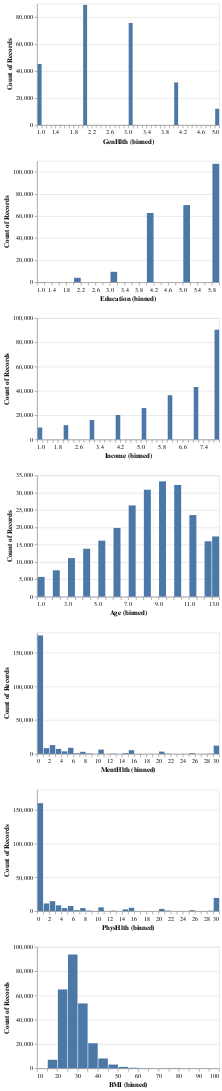

This figure's notebook cell:
### Code cell
#TRIED THIS OUR BY IT CRASHES PYTHON

# splom = (
#     alt.Chart(dat)
#     .mark_point(opacity=0.3, size=10)
#     .encode(
#         x=alt.X(alt.repeat("row")).type("quantitative"),
#         y=alt.Y(alt.repeat("column")).type("quantitative"),
#     )
#     .properties(width=100, height=150)
#     .repeat(
#         column=["GenHlth", "Education", "Income", "Age", "MentHlth", "PhysHlth", "BMI"],
#         row=["GenHlth", "Education", "Income", "Age", "MentHlth", "PhysHlth", "BMI"],
#     )
# )

# each has their own scale
numeric_cols_hists = (
    alt.Chart(dat)
    .mark_bar()
    .encode(
        x=alt.X(alt.repeat("row")).type("quantitative").bin(maxbins=40), y="count()"
    )
    .properties(width=300, height=200)
    .repeat(
        row=["GenHlth", "Education", "Income", "Age", "MentHlth", "PhysHlth", "BMI"]
    )
)

numeric_cols_hists

### Figure 1 — Vega specification as saved in the notebook (floating-point values rounded to 4 significant figures)
{"$schema": "https://vega.github.io/schema/vega/v6.json", "data": [{"name": "source_0"}, {"name": "data_0", "values": [{"__count": 8099, "bin_maxbins_40_BMI": 40.0, "bin_maxbins_40_BMI_end": 45.0}, {"__count": 93749, "bin_maxbins_40_BMI": 25.0, "bin_maxbins_40_BMI_end": 30.0}, {"__count": 64985, "bin_maxbins_40_BMI": 20.0, "bin_maxbins_40_BMI_end": 25.0}, {"__count": 53451, "bin_maxbins_40_BMI": 30.0, "bin_maxbins_40_BMI_end": 35.0}, {"__count": 20663, "bin_maxbins_40_BMI": 35.0, "bin_maxbins_40_BMI_end": 40.0}, {"__count": 3091, "bin_maxbins_40_BMI": 45.0, "bin_maxbins_40_BMI_end": 50.0}, {"__count": 7027, "bin_maxbins_40_BMI": 15.0, "bin_maxbins_40_BMI_end": 20.0}, {"__count": 489, "bin_maxbins_40_BMI": 55.0, "bin_maxbins_40_BMI_end": 60.0}, {"__count": 1190, "bin_maxbins_40_BMI": 50.0, "bin_maxbins_40_BMI_end": 55.0}, {"__count": 68, "bin_maxbins_40_BMI": 10.0, "bin_maxbins_40_BMI_end": 15.0}, {"__count": 199, "bin_maxbins_40_BMI": 60.0, "bin_maxbins_40_BMI_end": 65.0}, {"__count": 141, "bin_maxbins_40_BMI": 70.0, "bin_maxbins_40_BMI_end": 75.0}, {"__count": 70, "bin_maxbins_40_BMI": 65.0, "bin_maxbins_40_BMI_end": 70.0}, {"__count": 93, "bin_maxbins_40_BMI": 85.0, "bin_maxbins_40_BMI_end": 90.0}, {"__count": 134, "bin_maxbins_40_BMI": 80.0, "bin_maxbins_40_BMI_end": 85.0}, {"__count": 177, "bin_maxbins_40_BMI": 75.0, "bin_maxbins_40_BMI_end": 80.0}, {"__count": 34, "bin_maxbins_40_BMI": 90.0, "bin_maxbins_40_BMI_end": 95.0}, {"__count": 20, "bin_maxbins_40_BMI": 95.0, "bin_maxbins_40_BMI_end": 100.0}]}, {"name": "data_1", "values": [{"__count": 12081, "bin_maxbins_40_GenHlth": 4.9, "bin_maxbins_40_GenHlth_end": 5.0}, {"__count": 75646, "bin_maxbins_40_GenHlth": 3.0, "bin_maxbins_40_GenHlth_end": 3.1}, {"__count": 89084, "bin_maxbins_40_GenHlth": 2.0, "bin_maxbins_40_GenHlth_end": 2.1}, {"__count": 31570, "bin_maxbins_40_GenHlth": 4.0, "bin_maxbins_40_GenHlth_end": 4.1}, {"__count": 45299, "bin_maxbins_40_GenHlth": 1.0, "bin_maxbins_40_GenHlth_end": 1.1}]}, {"name": "data_2", "values": [{"__count": 62750, "bin_maxbins_40_Education": 4.0, "bin_maxbins_40_Education_end": 4.2}, {"__count": 107325, "bin_maxbins_40_Education": 5.8, "bin_maxbins_40_Education_end": 6.0}, {"__count": 9478, "bin_maxbins_40_Education": 3.0, "bin_maxbins_40_Education_end": 3.2}, {"__count": 69910, "bin_maxbins_40_Education": 5.0, "bin_maxbins_40_Education_end": 5.2}, {"__count": 4043, "bin_maxbins_40_Education": 2.0, "bin_maxbins_40_Education_end": 2.2}, {"__count": 174, "bin_maxbins_40_Education": 1.0, "bin_maxbins_40_Education_end": 1.2}]}, {"name": "data_3", "values": [{"__count": 15994, "bin_maxbins_40_Income": 3.0, "bin_maxbins_40_Income_end": 3.2}, {"__count": 9811, "bin_maxbins_40_Income": 1.0, "bin_maxbins_40_Income_end": 1.2}, {"__count": 90385, "bin_maxbins_40_Income": 7.8, "bin_maxbins_40_Income_end": 8.0}, {"__count": 36470, "bin_maxbins_40_Income": 6.0, "bin_maxbins_40_Income_end": 6.2}, {"__count": 20135, "bin_maxbins_40_Income": 4.0, "bin_maxbins_40_Income_end": 4.2}, {"__count": 43219, "bin_maxbins_40_Income": 7.0, "bin_maxbins_40_Income_end": 7.2}, {"__count": 11783, "bin_maxbins_40_Income": 2.0, "bin_maxbins_40_Income_end": 2.2}, {"__count": 25883, "bin_maxbins_40_Income": 5.0, "bin_maxbins_40_Income_end": 5.2}]}, {"name": "data_4", "values": [{"__count": 33244, "bin_maxbins_40_Age": 9.0, "bin_maxbins_40_Age_end": 9.5}, {"__count": 26314, "bin_maxbins_40_Age": 7.0, "bin_maxbins_40_Age_end": 7.5}, {"__count": 23533, "bin_maxbins_40_Age": 11.0, "bin_maxbins_40_Age_end": 11.5}, {"__count": 32194, "bin_maxbins_40_Age": 10.0, "bin_maxbins_40_Age_end": 10.5}, {"__count": 30832, "bin_maxbins_40_Age": 8.0, "bin_maxbins_40_Age_end": 8.5}, {"__count": 17363, "bin_maxbins_40_Age": 12.5, "bin_maxbins_40_Age_end": 13.0}, {"__count": 13823, "bin_maxbins_40_Age": 4.0, "bin_maxbins_40_Age_end": 4.5}, {"__count": 19819, "bin_maxbins_40_Age": 6.0, "bin_maxbins_40_Age_end": 6.5}, {"__count": 7598, "bin_maxbins_40_Age": 2.0, "bin_maxbins_40_Age_end": 2.5}, {"__count": 15980, "bin_maxbins_40_Age": 12.0, "bin_maxbins_40_Age_end": 12.5}, {"__count": 16157, "bin_maxbins_40_Age": 5.0, "bin_maxbins_40_Age_end": 5.5}, {"__count": 5700, "bin_maxbins_40_Age": 1.0, "bin_maxbins_40_Age_end": 1.5}, {"__count": 11123, "bin_maxbins_40_Age": 3.0, "bin_maxbins_40_Age_end": 3.5}]}, {"name": "data_5", "values": [{"__count": 97, "bin_maxbins_40_MentHlth": 18.0, "bin_maxbins_40_MentHlth_end": 19.0}, {"__count": 175680, "bin_maxbins_40_MentHlth": 0.0, "bin_maxbins_40_MentHlth_end": 1.0}, {"__count": 12246, "bin_maxbins_40_MentHlth": 29.0, "bin_maxbins_40_MentHlth_end": 30.0}, {"__count": 7381, "bin_maxbins_40_MentHlth": 3.0, "bin_maxbins_40_MentHlth_end": 4.0}, {"__count": 9030, "bin_maxbins_40_MentHlth": 5.0, "bin_maxbins_40_MentHlth_end": 6.0}, {"__count": 5505, "bin_maxbins_40_MentHlth": 15.0, "bin_maxbins_40_MentHlth_end": 16.0}, {"__count": 6373, "bin_maxbins_40_MentHlth": 10.0, "bin_maxbins_40_MentHlth_end": 11.0}, {"__count": 988, "bin_maxbins_40_MentHlth": 6.0, "bin_maxbins_40_MentHlth_end": 7.0}, {"__count": 3364, "bin_maxbins_40_MentHlth": 20.0, "bin_maxbins_40_MentHlth_end": 21.0}, {"__count": 13054, "bin_maxbins_40_MentHlth": 2.0, "bin_maxbins_40_MentHlth_end": 3.0}, {"__count": 1188, "bin_maxbins_40_MentHlth": 25.0, "bin_maxbins_40_MentHlth_end": 26.0}, {"__count": 8538, "bin_maxbins_40_MentHlth": 1.0, "bin_maxbins_40_MentHlth_end": 2.0}, {"__count": 3789, "bin_maxbins_40_MentHlth": 4.0, "bin_maxbins_40_MentHlth_end": 5.0}, {"__count": 3100, "bin_maxbins_40_MentHlth": 7.0, "bin_maxbins_40_MentHlth_end": 8.0}, {"__count": 639, "bin_maxbins_40_MentHlth": 8.0, "bin_maxbins_40_MentHlth_end": 9.0}, {"__count": 227, "bin_maxbins_40_MentHlth": 21.0, "bin_maxbins_40_MentHlth_end": 22.0}, {"__count": 1167, "bin_maxbins_40_MentHlth": 14.0, "bin_maxbins_40_MentHlth_end": 15.0}, {"__count": 45, "bin_maxbins_40_MentHlth": 26.0, "bin_maxbins_40_MentHlth_end": 27.0}, {"__count": 88, "bin_maxbins_40_MentHlth": 16.0, "bin_maxbins_40_MentHlth_end": 17.0}, {"__count": 327, "bin_maxbins_40_MentHlth": 28.0, "bin_maxbins_40_MentHlth_end": 29.0}, {"__count": 41, "bin_maxbins_40_MentHlth": 11.0, "bin_maxbins_40_MentHlth_end": 12.0}, {"__count": 398, "bin_maxbins_40_MentHlth": 12.0, "bin_maxbins_40_MentHlth_end": 13.0}, {"__count": 33, "bin_maxbins_40_MentHlth": 24.0, "bin_maxbins_40_MentHlth_end": 25.0}, {"__count": 54, "bin_maxbins_40_MentHlth": 17.0, "bin_maxbins_40_MentHlth_end": 18.0}, {"__count": 41, "bin_maxbins_40_MentHlth": 13.0, "bin_maxbins_40_MentHlth_end": 14.0}, {"__count": 79, "bin_maxbins_40_MentHlth": 27.0, "bin_maxbins_40_MentHlth_end": 28.0}, {"__count": 16, "bin_maxbins_40_MentHlth": 19.0, "bin_maxbins_40_MentHlth_end": 20.0}, {"__count": 63, "bin_maxbins_40_MentHlth": 22.0, "bin_maxbins_40_MentHlth_end": 23.0}, {"__count": 91, "bin_maxbins_40_MentHlth": 9.0, "bin_maxbins_40_MentHlth_end": 10.0}, {"__count": 38, "bin_maxbins_40_MentHlth": 23.0, "bin_maxbins_40_MentHlth_end": 24.0}]}, {"name": "data_6", "values": [{"__count": 4916, "bin_maxbins_40_PhysHlth": 15.0, "bin_maxbins_40_PhysHlth_end": 16.0}, {"__count": 160052, "bin_maxbins_40_PhysHlth": 0.0, "bin_maxbins_40_PhysHlth_end": 1.0}, {"__count": 19615, "bin_maxbins_40_PhysHlth": 29.0, "bin_maxbins_40_PhysHlth_end": 30.0}, {"__count": 14764, "bin_maxbins_40_PhysHlth": 2.0, "bin_maxbins_40_PhysHlth_end": 3.0}, {"__count": 2587, "bin_maxbins_40_PhysHlth": 14.0, "bin_maxbins_40_PhysHlth_end": 15.0}, {"__count": 522, "bin_maxbins_40_PhysHlth": 28.0, "bin_maxbins_40_PhysHlth_end": 29.0}, {"__count": 4538, "bin_maxbins_40_PhysHlth": 7.0, "bin_maxbins_40_PhysHlth_end": 8.0}, {"__count": 3273, "bin_maxbins_40_PhysHlth": 20.0, "bin_maxbins_40_PhysHlth_end": 21.0}, {"__count": 8495, "bin_maxbins_40_PhysHlth": 3.0, "bin_maxbins_40_PhysHlth_end": 4.0}, {"__count": 5595, "bin_maxbins_40_PhysHlth": 10.0, "bin_maxbins_40_PhysHlth_end": 11.0}, {"__count": 11388, "bin_maxbins_40_PhysHlth": 1.0, "bin_maxbins_40_PhysHlth_end": 2.0}, {"__count": 7622, "bin_maxbins_40_PhysHlth": 5.0, "bin_maxbins_40_PhysHlth_end": 6.0}, {"__count": 96, "bin_maxbins_40_PhysHlth": 17.0, "bin_maxbins_40_PhysHlth_end": 18.0}, {"__count": 4542, "bin_maxbins_40_PhysHlth": 4.0, "bin_maxbins_40_PhysHlth_end": 5.0}, {"__count": 22, "bin_maxbins_40_PhysHlth": 19.0, "bin_maxbins_40_PhysHlth_end": 20.0}, {"__count": 1330, "bin_maxbins_40_PhysHlth": 6.0, "bin_maxbins_40_PhysHlth_end": 7.0}, {"__count": 578, "bin_maxbins_40_PhysHlth": 12.0, "bin_maxbins_40_PhysHlth_end": 13.0}, {"__count": 1336, "bin_maxbins_40_PhysHlth": 25.0, "bin_maxbins_40_PhysHlth_end": 26.0}, {"__count": 99, "bin_maxbins_40_PhysHlth": 27.0, "bin_maxbins_40_PhysHlth_end": 28.0}, {"__count": 663, "bin_maxbins_40_PhysHlth": 21.0, "bin_maxbins_40_PhysHlth_end": 22.0}, {"__count": 70, "bin_maxbins_40_PhysHlth": 22.0, "bin_maxbins_40_PhysHlth_end": 23.0}, {"__count": 809, "bin_maxbins_40_PhysHlth": 8.0, "bin_maxbins_40_PhysHlth_end": 9.0}, {"__count": 72, "bin_maxbins_40_PhysHlth": 24.0, "bin_maxbins_40_PhysHlth_end": 25.0}, {"__count": 179, "bin_maxbins_40_PhysHlth": 9.0, "bin_maxbins_40_PhysHlth_end": 10.0}, {"__count": 112, "bin_maxbins_40_PhysHlth": 16.0, "bin_maxbins_40_PhysHlth_end": 17.0}, {"__count": 152, "bin_maxbins_40_PhysHlth": 18.0, "bin_maxbins_40_PhysHlth_end": 19.0}, {"__count": 56, "bin_maxbins_40_PhysHlth": 23.0, "bin_maxbins_40_PhysHlth_end": 24.0}, {"__count": 68, "bin_maxbins_40_PhysHlth": 13.0, "bin_maxbins_40_PhysHlth_end": 14.0}, {"__count": 69, "bin_maxbins_40_PhysHlth": 26.0, "bin_maxbins_40_PhysHlth_end": 27.0}, {"__count": 60, "bin_maxbins_40_PhysHlth": 11.0, "bin_maxbins_40_PhysHlth_end": 12.0}]}, {"name": "data_1_child__row_GenHlth_y_domain___count", "values": [{"min": 12081, "max": 89084}]}, {"name": "data_2_child__row_Education_y_domain___count", "values": [{"min": 174, "max": 107325}]}, {"name": "data_3_child__row_Income_y_domain___count", "values": [{"min": 9811, "max": 90385}]}, {"name": "data_4_child__row_Age_y_domain___count", "values": [{"min": 5700, "max": 33244}]}, {"name": "data_5_child__row_MentHlth_y_domain___count", "values": [{"min": 16, "max": 175680}]}, {"name": "data_6_child__row_PhysHlth_y_domain___count", "values": [{"min": 22, "max": 160052}]}, {"name": "data_0_child__row_BMI_y_domain___count", "values": [{"min": 20, "max": 93749}]}], "signals": [{"name": "child__row_Age_bin_maxbins_40_Age_bins", "value": {"fields": ["Age"], "fname": "bin_Age", "start": 1.0, "step": 0.5, "stop": 13.0}}, {"name": "child__row_GenHlth_bin_maxbins_40_GenHlth_bins", "value": {"fields": ["GenHlth"], "fname": "bin_GenHlth", "start": 1.0, "step": 0.1, "stop": 5.0}}, {"name": "child__row_Income_bin_maxbins_40_Income_bins", "value": {"fields": ["Income"], "fname": "bin_Income", "start": 1.0, "step": 0.2, "stop": 8.0}}, {"name": "child__row_PhysHlth_bin_maxbins_40_PhysHlth_bins", "value": {"fields": ["PhysHlth"], "fname": "bin_PhysHlth", "start": 0.0, "step": 1.0, "stop": 30.0}}, {"name": "child__row_MentHlth_bin_maxbins_40_MentHlth_bins", "value": {"fields": ["MentHlth"], "fname": "bin_MentHlth", "start": 0.0, "step": 1.0, "stop": 30.0}}, {"name": "child__row_Education_bin_maxbins_40_Education_bins", "value": {"fields": ["Education"], "fname": "bin_Education", "start": 1.0, "step": 0.2, "stop": 6.0}}, {"name": "child__row_BMI_bin_maxbins_40_BMI_bins", "value": {"fields": ["BMI"], "fname": "bin_BMI", "start": 10.0, "step": 5.0, "stop": 100.0}}, {"name": "childHeight", "value": 200}], "marks": [{"type": "group", "name": "child__row_GenHlth_group", "encode": {"update": {"width": {"signal": "width"}, "height": {"signal": "childHeight"}}}, "marks": [{"type": "rect", "name": "child__row_GenHlth_marks", "from": {"data": "data_1"}, "encode": {"update": {"y": {"field": "__count", "scale": "child__row_GenHlth_y"}, "x2": {"field": "bin_maxbins_40_GenHlth", "scale": "child__row_GenHlth_x", "offset": {"signal": "0.5 + (abs(scale(\"child__row_GenHlth_x\", datum[\"bin_maxbins_40_GenHlth_end\"]) - scale(\"child__row_GenHlth_x\", datum[\"bin_maxbins_40_GenHlth\"])) < 0.25 ? -0.5 * (0.25 - (abs(scale(\"child__row_GenHlth_x\", datum[\"bin_maxbins_40_GenHlth_end\"]) - scale(\"child__row_GenHlth_x\", datum[\"bin_maxbins_40_GenHlth\"])))) : 0.5)"}}, "x": {"field": "bin_maxbins_40_GenHlth_end", "scale": "child__row_GenHlth_x", "offset": {"signal": "0.5 + (abs(scale(\"child__row_GenHlth_x\", datum[\"bin_maxbins_40_GenHlth_end\"]) - scale(\"child__row_GenHlth_x\", datum[\"bin_maxbins_40_GenHlth\"])) < 0.25 ? 0.5 * (0.25 - (abs(scale(\"child__row_GenHlth_x\", datum[\"bin_maxbins_40_GenHlth_end\"]) - scale(\"child__row_GenHlth_x\", datum[\"bin_maxbins_40_GenHlth\"])))) : -0.5)"}}, "y2": {"value": 0, "scale": "child__row_GenHlth_y"}, "fill": {"value": "#4c78a8"}}}, "style": ["bar"]}], "axes": [{"scale": "child__row_GenHlth_y", "minExtent": 0, "aria": false, "tickCount": {"signal": "ceil(childHeight/40)"}, "domain": false, "maxExtent": 0, "zindex": 0, "orient": "left", "gridScale": "child__row_GenHlth_x", "grid": true, "labels": false, "ticks": false}, {"scale": "child__row_GenHlth_x", "orient": "bottom", "labelOverlap": true, "grid": false, "labelFlush": true, "zindex": 0, "tickCount": {"signal": "ceil(width/10)"}, "title": "GenHlth (binned)"}, {"scale": "child__row_GenHlth_y", "zindex": 0, "orient": "left", "labelOverlap": true, "tickCount": {"signal": "ceil(childHeight/40)"}, "grid": false, "title": "Count of Records"}], "style": "cell"}, {"type": "group", "name": "child__row_Education_group", "encode": {"update": {"width": {"signal": "width"}, "height": {"signal": "childHeight"}}}, "marks": [{"type": "rect", "name": "child__row_Education_marks", "from": {"data": "data_2"}, "encode": {"update": {"x2": {"field": "bin_maxbins_40_Education", "scale": "child__row_Education_x", "offset": {"signal": "0.5 + (abs(scale(\"child__row_Education_x\", datum[\"bin_maxbins_40_Education_end\"]) - scale(\"child__row_Education_x\", datum[\"bin_maxbins_40_Education\"])) < 0.25 ? -0.5 * (0.25 - (abs(scale(\"child__row_Education_x\", datum[\"bin_maxbins_40_Education_end\"]) - scale(\"child__row_Education_x\", datum[\"bin_maxbins_40_Education\"])))) : 0.5)"}}, "y": {"field": "__count", "scale": "child__row_Education_y"}, "fill": {"value": "#4c78a8"}, "x": {"field": "bin_maxbins_40_Education_end", "scale": "child__row_Education_x", "offset": {"signal": "0.5 + (abs(scale(\"child__row_Education_x\", datum[\"bin_maxbins_40_Education_end\"]) - scale(\"child__row_Education_x\", datum[\"bin_maxbins_40_Education\"])) < 0.25 ? 0.5 * (0.25 - (abs(scale(\"child__row_Education_x\", datum[\"bin_maxbins_40_Education_end\"]) - scale(\"child__row_Education_x\", datum[\"bin_maxbins_40_Education\"])))) : -0.5)"}}, "y2": {"value": 0, "scale": "child__row_Education_y"}}}, "style": ["bar"]}], "axes": [{"scale": "child__row_Education_y", "aria": false, "labels": false, "orient": "left", "ticks": false, "zindex": 0, "domain": false, "tickCount": {"signal": "ceil(childHeight/40)"}, "grid": true, "maxExtent": 0, "minExtent": 0, "gridScale": "child__row_Education_x"}, {"scale": "child__row_Education_x", "labelFlush": true, "labelOverlap": true, "tickCount": {"signal": "ceil(width/10)"}, "zindex": 0, "title": "Education (binned)", "grid": false, "orient": "bottom"}, {"scale": "child__row_Education_y", "tickCount": {"signal": "ceil(childHeight/40)"}, "grid": false, "title": "Count of Records", "zindex": 0, "labelOverlap": true, "orient": "left"}], "style": "cell"}, {"type": "group", "name": "child__row_Income_group", "encode": {"update": {"height": {"signal": "childHeight"}, "width": {"signal": "width"}}}, "marks": [{"type": "rect", "name": "child__row_Income_marks", "from": {"data": "data_3"}, "encode": {"update": {"y2": {"value": 0, "scale": "child__row_Income_y"}, "fill": {"value": "#4c78a8"}, "x": {"field": "bin_maxbins_40_Income_end", "scale": "child__row_Income_x", "offset": {"signal": "0.5 + (abs(scale(\"child__row_Income_x\", datum[\"bin_maxbins_40_Income_end\"]) - scale(\"child__row_Income_x\", datum[\"bin_maxbins_40_Income\"])) < 0.25 ? 0.5 * (0.25 - (abs(scale(\"child__row_Income_x\", datum[\"bin_maxbins_40_Income_end\"]) - scale(\"child__row_Income_x\", datum[\"bin_maxbins_40_Income\"])))) : -0.5)"}}, "y": {"field": "__count", "scale": "child__row_Income_y"}, "x2": {"field": "bin_maxbins_40_Income", "scale": "child__row_Income_x", "offset": {"signal": "0.5 + (abs(scale(\"child__row_Income_x\", datum[\"bin_maxbins_40_Income_end\"]) - scale(\"child__row_Income_x\", datum[\"bin_maxbins_40_Income\"])) < 0.25 ? -0.5 * (0.25 - (abs(scale(\"child__row_Income_x\", datum[\"bin_maxbins_40_Income_end\"]) - scale(\"child__row_Income_x\", datum[\"bin_maxbins_40_Income\"])))) : 0.5)"}}}}, "style": ["bar"]}], "axes": [{"scale": "child__row_Income_y", "minExtent": 0, "orient": "left", "gridScale": "child__row_Income_x", "aria": false, "grid": true, "ticks": false, "tickCount": {"signal": "ceil(childHeight/40)"}, "zindex": 0, "labels": false, "maxExtent": 0, "domain": false}, {"scale": "child__row_Income_x", "labelFlush": true, "grid": false, "labelOverlap": true, "tickCount": {"signal": "ceil(width/10)"}, "zindex": 0, "orient": "bottom", "title": "Income (binned)"}, {"scale": "child__row_Income_y", "title": "Count of Records", "grid": false, "labelOverlap": true, "tickCount": {"signal": "ceil(childHeight/40)"}, "zindex": 0, "orient": "left"}], "style": "cell"}, {"type": "group", "name": "child__row_Age_group", "encode": {"update": {"height": {"signal": "childHeight"}, "width": {"signal": "width"}}}, "marks": [{"type": "rect", "name": "child__row_Age_marks", "from": {"data": "data_4"}, "encode": {"update": {"fill": {"value": "#4c78a8"}, "x2": {"field": "bin_maxbins_40_Age", "scale": "child__row_Age_x", "offset": {"signal": "0.5 + (abs(scale(\"child__row_Age_x\", datum[\"bin_maxbins_40_Age_end\"]) - scale(\"child__row_Age_x\", datum[\"bin_maxbins_40_Age\"])) < 0.25 ? -0.5 * (0.25 - (abs(scale(\"child__row_Age_x\", datum[\"bin_maxbins_40_Age_end\"]) - scale(\"child__row_Age_x\", datum[\"bin_maxbins_40_Age\"])))) : 0.5)"}}, "x": {"field": "bin_maxbins_40_Age_end", "scale": "child__row_Age_x", "offset": {"signal": "0.5 + (abs(scale(\"child__row_Age_x\", datum[\"bin_maxbins_40_Age_end\"]) - scale(\"child__row_Age_x\", datum[\"bin_maxbins_40_Age\"])) < 0.25 ? 0.5 * (0.25 - (abs(scale(\"child__row_Age_x\", datum[\"bin_maxbins_40_Age_end\"]) - scale(\"child__row_Age_x\", datum[\"bin_maxbins_40_Age\"])))) : -0.5)"}}, "y": {"field": "__count", "scale": "child__row_Age_y"}, "y2": {"value": 0, "scale": "child__row_Age_y"}}}, "style": ["bar"]}], "axes": [{"scale": "child__row_Age_y", "grid": true, "labels": false, "maxExtent": 0, "domain": false, "zindex": 0, "ticks": false, "tickCount": {"signal": "ceil(childHeight/40)"}, "gridScale": "child__row_Age_x", "minExtent": 0, "orient": "left", "aria": false}, {"scale": "child__row_Age_x", "grid": false, "title": "Age (binned)", "labelFlush": true, "labelOverlap": true, "tickCount": {"signal": "ceil(width/10)"}, "orient": "bottom", "zindex": 0}, {"scale": "child__row_Age_y", "title": "Count of Records", "labelOverlap": true, "orient": "left", "tickCount": {"signal": "ceil(childHeight/40)"}, "zindex": 0, "grid": false}], "style": "cell"}, {"type": "group", "name": "child__row_MentHlth_group", "encode": {"update": {"width": {"signal": "width"}, "height": {"signal": "childHeight"}}}, "marks": [{"type": "rect", "name": "child__row_MentHlth_marks", "from": {"data": "data_5"}, "encode": {"update": {"fill": {"value": "#4c78a8"}, "y": {"field": "__count", "scale": "child__row_MentHlth_y"}, "x2": {"field": "bin_maxbins_40_MentHlth", "scale": "child__row_MentHlth_x", "offset": {"signal": "0.5 + (abs(scale(\"child__row_MentHlth_x\", datum[\"bin_maxbins_40_MentHlth_end\"]) - scale(\"child__row_MentHlth_x\", datum[\"bin_maxbins_40_MentHlth\"])) < 0.25 ? -0.5 * (0.25 - (abs(scale(\"child__row_MentHlth_x\", datum[\"bin_maxbins_40_MentHlth_end\"]) - scale(\"child__row_MentHlth_x\", datum[\"bin_maxbins_40_MentHlth\"])))) : 0.5)"}}, "x": {"field": "bin_maxbins_40_MentHlth_end", "scale": "child__row_MentHlth_x", "offset": {"signal": "0.5 + (abs(scale(\"child__row_MentHlth_x\", datum[\"bin_maxbins_40_MentHlth_end\"]) - scale(\"child__row_MentHlth_x\", datum[\"bin_maxbins_40_MentHlth\"])) < 0.25 ? 0.5 * (0.25 - (abs(scale(\"child__row_MentHlth_x\", datum[\"bin_maxbins_40_MentHlth_end\"]) - scale(\"child__row_MentHlth_x\", datum[\"bin_maxbins_40_MentHlth\"])))) : -0.5)"}}, "y2": {"value": 0, "scale": "child__row_MentHlth_y"}}}, "style": ["bar"]}], "axes": [{"scale": "child__row_MentHlth_y", "minExtent": 0, "zindex": 0, "labels": false, "grid": true, "ticks": false, "orient": "left", "gridScale": "child__row_MentHlth_x", "aria": false, "domain": false, "tickCount": {"signal": "ceil(childHeight/40)"}, "maxExtent": 0}, {"scale": "child__row_MentHlth_x", "title": "MentHlth (binned)", "orient": "bottom", "labelOverlap": true, "grid": false, "tickCount": {"signal": "ceil(width/10)"}, "labelFlush": true, "zindex": 0}, {"scale": "child__row_MentHlth_y", "zindex": 0, "grid": false, "title": "Count of Records", "orient": "left", "labelOverlap": true, "tickCount": {"signal": "ceil(childHeight/40)"}}], "style": "cell"}, {"type": "group", "name": "child__row_PhysHlth_group", "encode": {"update": {"width": {"signal": "width"}, "height": {"signal": "childHeight"}}}, "marks": [{"type": "rect", "name": "child__row_PhysHlth_marks", "from": {"data": "data_6"}, "encode": {"update": {"x": {"field": "bin_maxbins_40_PhysHlth_end", "scale": "child__row_PhysHlth_x", "offset": {"signal": "0.5 + (abs(scale(\"child__row_PhysHlth_x\", datum[\"bin_maxbins_40_PhysHlth_end\"]) - scale(\"child__row_PhysHlth_x\", datum[\"bin_maxbins_40_PhysHlth\"])) < 0.25 ? 0.5 * (0.25 - (abs(scale(\"child__row_PhysHlth_x\", datum[\"bin_maxbins_40_PhysHlth_end\"]) - scale(\"child__row_PhysHlth_x\", datum[\"bin_maxbins_40_PhysHlth\"])))) : -0.5)"}}, "y2": {"value": 0, "scale": "child__row_PhysHlth_y"}, "x2": {"field": "bin_maxbins_40_PhysHlth", "scale": "child__row_PhysHlth_x", "offset": {"signal": "0.5 + (abs(scale(\"child__row_PhysHlth_x\", datum[\"bin_maxbins_40_PhysHlth_end\"]) - scale(\"child__row_PhysHlth_x\", datum[\"bin_maxbins_40_PhysHlth\"])) < 0.25 ? -0.5 * (0.25 - (abs(scale(\"child__row_PhysHlth_x\", datum[\"bin_maxbins_40_PhysHlth_end\"]) - scale(\"child__row_PhysHlth_x\", datum[\"bin_maxbins_40_PhysHlth\"])))) : 0.5)"}}, "fill": {"value": "#4c78a8"}, "y": {"field": "__count", "scale": "child__row_PhysHlth_y"}}}, "style": ["bar"]}], "axes": [{"scale": "child__row_PhysHlth_y", "aria": false, "grid": true, "tickCount": {"signal": "ceil(childHeight/40)"}, "maxExtent": 0, "gridScale": "child__row_PhysHlth_x", "minExtent": 0, "ticks": false, "labels": false, "zindex": 0, "domain": false, "orient": "left"}, {"scale": "child__row_PhysHlth_x", "labelOverlap": true, "orient": "bottom", "title": "PhysHlth (binned)", "grid": false, "labelFlush": true, "tickCount": {"signal": "ceil(width/10)"}, "zindex": 0}, {"scale": "child__row_PhysHlth_y", "title": "Count of Records", "labelOverlap": true, "orient": "left", "grid": false, "tickCount": {"signal": "ceil(childHeight/40)"}, "zindex": 0}], "style": "cell"}, {"type": "group", "name": "child__row_BMI_group", "encode": {"update": {"height": {"signal": "childHeight"}, "width": {"signal": "width"}}}, "marks": [{"type": "rect", "name": "child__row_BMI_marks", "from": {"data": "data_0"}, "encode": {"update": {"y": {"field": "__count", "scale": "child__row_BMI_y"}, "y2": {"value": 0, "scale": "child__row_BMI_y"}, "fill": {"value": "#4c78a8"}, "x2": {"field": "bin_maxbins_40_BMI", "scale": "child__row_BMI_x", "offset": {"signal": "0.5 + (abs(scale(\"child__row_BMI_x\", datum[\"bin_maxbins_40_BMI_end\"]) - scale(\"child__row_BMI_x\", datum[\"bin_maxbins_40_BMI\"])) < 0.25 ? -0.5 * (0.25 - (abs(scale(\"child__row_BMI_x\", datum[\"bin_maxbins_40_BMI_end\"]) - scale(\"child__row_BMI_x\", datum[\"bin_maxbins_40_BMI\"])))) : 0.5)"}}, "x": {"field": "bin_maxbins_40_BMI_end", "scale": "child__row_BMI_x", "offset": {"signal": "0.5 + (abs(scale(\"child__row_BMI_x\", datum[\"bin_maxbins_40_BMI_end\"]) - scale(\"child__row_BMI_x\", datum[\"bin_maxbins_40_BMI\"])) < 0.25 ? 0.5 * (0.25 - (abs(scale(\"child__row_BMI_x\", datum[\"bin_maxbins_40_BMI_end\"]) - scale(\"child__row_BMI_x\", datum[\"bin_maxbins_40_BMI\"])))) : -0.5)"}}}}, "style": ["bar"]}], "axes": [{"scale": "child__row_BMI_y", "grid": true, "maxExtent": 0, "gridScale": "child__row_BMI_x", "tickCount": {"signal": "ceil(childHeight/40)"}, "ticks": false, "zindex": 0, "orient": "left", "labels": false, "aria": false, "minExtent": 0, "domain": false}, {"scale": "child__row_BMI_x", "labelOverlap": true, "labelFlush": true, "grid": false, "orient": "bottom", "tickCount": {"signal": "ceil(width/10)"}, "zindex": 0, "title": "BMI (binned)"}, {"scale": "child__row_BMI_y", "grid": false, "zindex": 0, "orient": "left", "tickCount": {"signal": "ceil(childHeight/40)"}, "title": "Count of Records", "labelOverlap": true}], "style": "cell"}], "scales": [{"name": "child__row_GenHlth_x", "type": "linear", "domain": {"signal": "[child__row_GenHlth_bin_maxbins_40_GenHlth_bins.start, child__row_GenHlth_bin_maxbins_40_GenHlth_bins.stop]"}, "range": [0, {"signal": "width"}], "bins": {"signal": "child__row_GenHlth_bin_maxbins_40_GenHlth_bins"}, "zero": false}, {"name": "child__row_GenHlth_y", "type": "linear", "domain": [{"signal": "(data(\"data_1_child__row_GenHlth_y_domain___count\")[0] || {}).min"}, {"signal": "(data(\"data_1_child__row_GenHlth_y_domain___count\")[0] || {}).max"}], "range": [{"signal": "childHeight"}, 0], "zero": true, "nice": true}, {"name": "child__row_Education_x", "type": "linear", "domain": {"signal": "[child__row_Education_bin_maxbins_40_Education_bins.start, child__row_Education_bin_maxbins_40_Education_bins.stop]"}, "range": [0, {"signal": "width"}], "bins": {"signal": "child__row_Education_bin_maxbins_40_Education_bins"}, "zero": false}, {"name": "child__row_Education_y", "type": "linear", "domain": [{"signal": "(data(\"data_2_child__row_Education_y_domain___count\")[0] || {}).min"}, {"signal": "(data(\"data_2_child__row_Education_y_domain___count\")[0] || {}).max"}], "range": [{"signal": "childHeight"}, 0], "zero": true, "nice": true}, {"name": "child__row_Income_x", "type": "linear", "domain": {"signal": "[child__row_Income_bin_maxbins_40_Income_bins.start, child__row_Income_bin_maxbins_40_Income_bins.stop]"}, "range": [0, {"signal": "width"}], "bins": {"signal": "child__row_Income_bin_maxbins_40_Income_bins"}, "zero": false}, {"name": "child__row_Income_y", "type": "linear", "domain": [{"signal": "(data(\"data_3_child__row_Income_y_domain___count\")[0] || {}).min"}, {"signal": "(data(\"data_3_child__row_Income_y_domain___count\")[0] || {}).max"}], "range": [{"signal": "childHeight"}, 0], "nice": true, "zero": true}, {"name": "child__row_Age_x", "type": "linear", "domain": {"signal": "[child__row_Age_bin_maxbins_40_Age_bins.start, child__row_Age_bin_maxbins_40_Age_bins.stop]"}, "range": [0, {"signal": "width"}], "bins": {"signal": "child__row_Age_bin_maxbins_40_Age_bins"}, "zero": false}, {"name": "child__row_Age_y", "type": "linear", "domain": [{"signal": "(data(\"data_4_child__row_Age_y_domain___count\")[0] || {}).min"}, {"signal": "(data(\"data_4_child__row_Age_y_domain___count\")[0] || {}).max"}], "range": [{"signal": "childHeight"}, 0], "zero": true, "nice": true}, {"name": "child__row_MentHlth_x", "type": "linear", "domain": {"signal": "[child__row_MentHlth_bin_maxbins_40_MentHlth_bins.start, child__row_MentHlth_bin_maxbins_40_MentHlth_bins.stop]"}, "range": [0, {"signal": "width"}], "bins": {"signal": "child__row_MentHlth_bin_maxbins_40_MentHlth_bins"}, "zero": false}, {"name": "child__row_MentHlth_y", "type": "linear", "domain": [{"signal": "(data(\"data_5_child__row_MentHlth_y_domain___count\")[0] || {}).min"}, {"signal": "(data(\"data_5_child__row_MentHlth_y_domain___count\")[0] || {}).max"}], "range": [{"signal": "childHeight"}, 0], "nice": true, "zero": true}, {"name": "child__row_PhysHlth_x", "type": "linear", "domain": {"signal": "[child__row_PhysHlth_bin_maxbins_40_PhysHlth_bins.start, child__row_PhysHlth_bin_maxbins_40_PhysHlth_bins.stop]"}, "range": [0, {"signal": "width"}], "bins": {"signal": "child__row_PhysHlth_bin_maxbins_40_PhysHlth_bins"}, "zero": false}, {"name": "child__row_PhysHlth_y", "type": "linear", "domain": [{"signal": "(data(\"data_6_child__row_PhysHlth_y_domain___count\")[0] || {}).min"}, {"signal": "(data(\"data_6_child__row_PhysHlth_y_domain___count\")[0] || {}).max"}], "range": [{"signal": "childHeight"}, 0], "zero": true, "nice": true}, {"name": "child__row_BMI_x", "type": "linear", "domain": {"signal": "[child__row_BMI_bin_maxbins_40_BMI_bins.start, child__row_BMI_bin_maxbins_40_BMI_bins.stop]"}, "range": [0, {"signal": "width"}], "bins": {"signal": "child__row_BMI_bin_maxbins_40_BMI_bins"}, "zero": false}, {"name": "child__row_BMI_y", "type": "linear", "domain": [{"signal": "(data(\"data_0_child__row_BMI_y_domain___count\")[0] || {}).min"}, {"signal": "(data(\"data_0_child__row_BMI_y_domain___count\")[0] || {}).max"}], "range": [{"signal": "childHeight"}, 0], "nice": true, "zero": true}], "width": 300, "padding": 5, "background": "white", "layout": {"padding": 20, "columns": 1, "bounds": "full", "align": "all"}}
